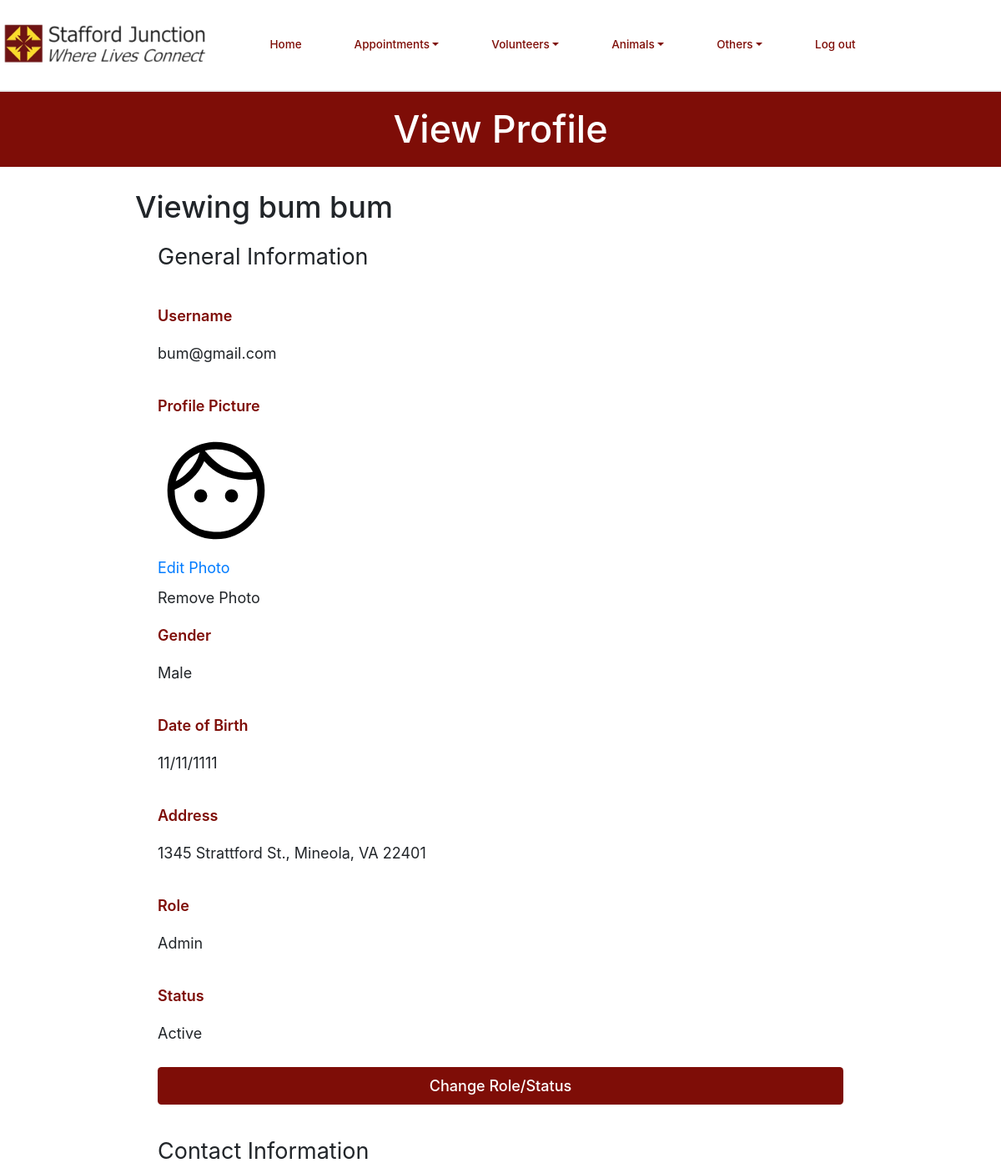
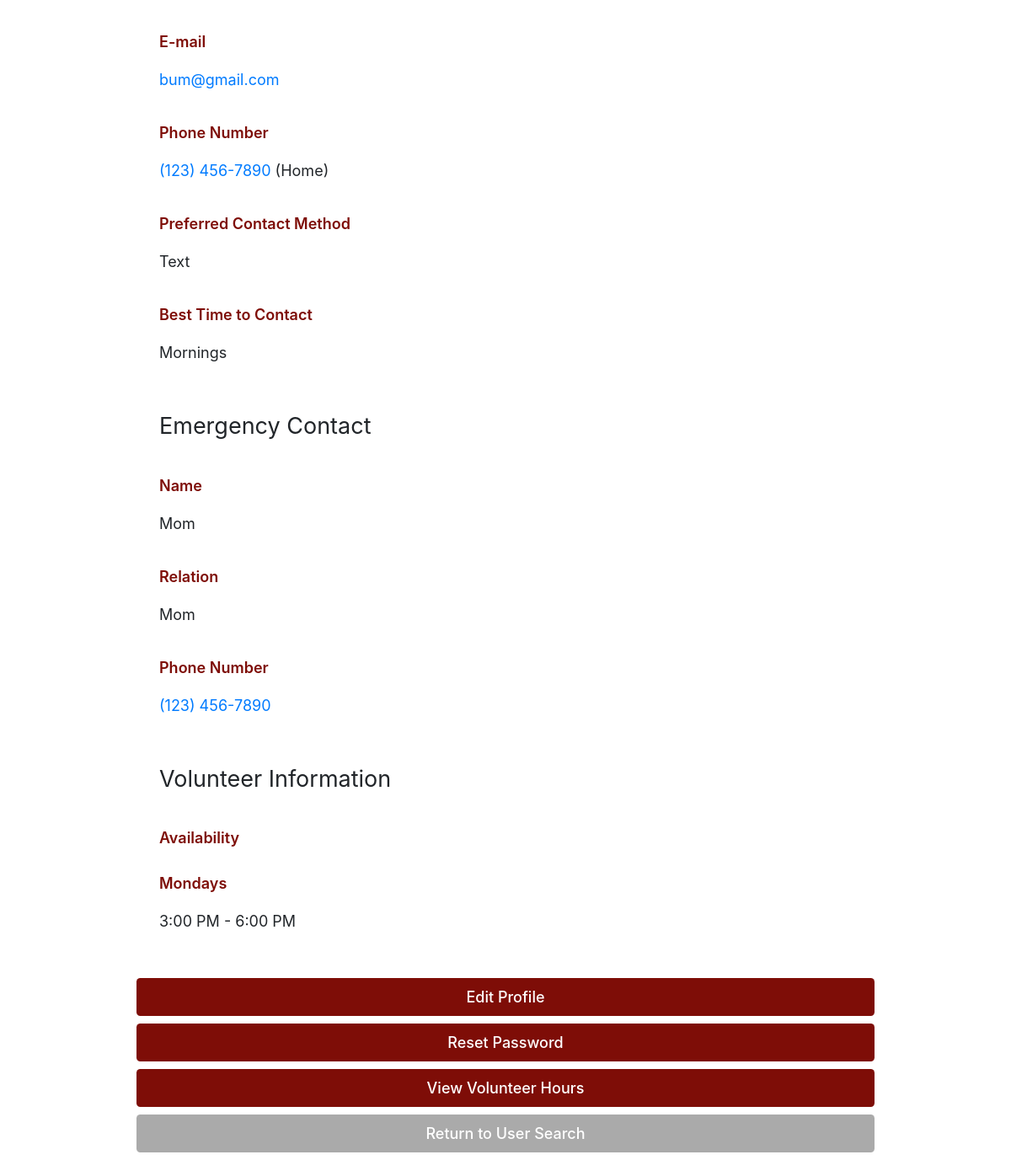
/viewProfile.php?id=bum@gmail.com (signed in), run on the app's committed database (2 pictures, top to bottom).
### tables this page shows
CREATE TABLE `dbPersons` (
  `id` varchar(256) NOT NULL,
  `start_date` text DEFAULT NULL,
  `venue` text DEFAULT NULL,
  `first_name` text NOT NULL,
  `last_name` text DEFAULT NULL,
  `address` text DEFAULT NULL,
  `city` text DEFAULT NULL,
  `state` varchar(2) DEFAULT NULL,
  `zip` text DEFAULT NULL,
  `phone1` varchar(12) NOT NULL,
  `phone1type` text DEFAULT NULL,
  `phone2` varchar(12) DEFAULT NULL,
  `phone2type` text DEFAULT NULL,
  `birthday` text DEFAULT NULL,
  `email` text DEFAULT NULL,
  `contact_name` text NOT NULL,
  `contact_num` varchar(12) NOT NULL,
  `relation` text NOT NULL,
  `contact_time` text NOT NULL,
  `cMethod` text DEFAULT NULL,
  `type` text DEFAULT NULL,
  `status` text DEFAULT NULL,
  `availability` text DEFAULT NULL,
  `schedule` text DEFAULT NULL,
  `hours` text DEFAULT NULL,
  `notes` text DEFAULT NULL,
  `password` text DEFAULT NULL,
  `sundays_start` char(5) DEFAULT NULL,
  `sundays_end` char(5) DEFAULT NULL,
  `mondays_start` char(5) DEFAULT NULL,
  `mondays_end` char(5) DEFAULT NULL,
  `tuesdays_start` char(5) DEFAULT NULL,
  `tuesdays_end` char(5) DEFAULT NULL,
  `wednesdays_start` char(5) DEFAULT NULL,
  `wednesdays_end` char(5) DEFAULT NULL,
  `thursdays_start` char(5) DEFAULT NULL,
  `thursdays_end` char(5) DEFAULT NULL,
  `fridays_start` char(5) DEFAULT NULL,
  `fridays_end` char(5) DEFAULT NULL,
  `saturdays_start` char(5) DEFAULT NULL,
  `saturdays_end` char(5) DEFAULT NULL,
  `profile_pic` text NOT NULL,
  `force_password_change` tinyint(1) NOT NULL,
  `gender` varchar(6) NOT NULL
);

### database/dbPersons.php (called while the page is built, shortened)
<?php
include_once(dirname(__FILE__).'/../domain/Person.php');
function retrieve_person($id) {
    $con=connect();
    $query = "SELECT * FROM dbPersons WHERE id = '" . $id . "'";
    $result = mysqli_query($con,$query);
    $result_row = mysqli_fetch_assoc($result);
    $thePerson = make_a_person($result_row);
    return $thePerson;
}
function make_a_person($result_row) {
    $thePerson = new Person(
                    $result_row['first_name'],
                    $result_row['last_name'],
                    $result_row['venue'],
                    $result_row['address'],
                    $result_row['city'],
                    $result_row['state'],
                    $result_row['zip'],
                    @$result_row['profile_pic'],
                    $result_row['phone1'],
                    $result_row['phone1type'],
                    $result_row['phone2'],
                    $result_row['phone2type'],
                    $result_row['email'],
                    $result_row['contact_name'],
                    $result_row['contact_num'],
                    $result_row['relation'],
                    $result_row['contact_time'],
                    $result_row['type'],
                    $result_row['status'],
                    $result_row['cMethod'],
                    $result_row['availability'],
                    $result_row['schedule'],
                    $result_row['hours'],
                    $result_row['birthday'],
                    $result_row['start_date'],
                    $result_row['notes'],
                    $result_row['password'],
                    $result_row['sundays_start'],
                    $result_row['sundays_end'],
                    $result_row['mondays_start'],
                    $result_row['mondays_end'],
                    $result_row['tuesdays_start'],
                    $result_row['tuesdays_end'],
                    $result_row['wednesdays_start'],
                    $result_row['wednesdays_end'],
                    $result_row['thursdays_start'],
                    $result_row['thursdays_end'],
                    $result_row['fridays_start'],
                    $result_row['fridays_end'],
                    $result_row['saturdays_start'],
                    $result_row['saturdays_end'],
                    $result_row['force_password_change'],
                    $result_row['gender']
                );
    return $thePerson;
}

### domain/Person.php (called while the page is built, shortened)
<?php
class Person {
	private $id;
	private $first_name;
	private $last_name;
	private $address;
	private $city;
	private $state;
	private $zip;
  	private $profile_pic;
	private $phone1;
	private $phone1type;
	private $birthday;
	private $email;
	private $contact_name;
	private $contact_num;
	private $relation;
	private $contact_time;
	private $cMethod;
	private $type;
	private $status;
	private $mondaysStart;
	private $mondaysEnd;
	private $gender;
	function __construct($f, $l, $v, $a, $c, $s, $z, $pp, $p1, $p1t, $p2, $p2t, $e,
			$cn, $cpn, $rel,
			$ct, $t, $st, $cntm,
			$av, $sch, $hrs, $bd, $sd,
			$notes, $pass,
			$suns, $sune, $mons, $mone, $tues, $tuee, $weds, $wede,
			$thus, $thue, $fris, $frie, $sats, $sate, $mcp, $gender) {
		$this->id = $e;
		$this->first_name = $f;
		$this->last_name = $l;
		$this->address = $a;
		$this->city = $c;
		$this->state = $s;
		$this->zip = $z;
    		$this->profile_pic = $pp;
		$this->phone1 = $p1;
		$this->phone1type = $p1t;
		$this->birthday = $bd;
		$this->email = $e;
		$this->contact_name = $cn;
		$this->contact_num = $cpn;
		$this->relation = $rel;
		$this->contact_time = $ct;
		$this->cMethod = $cntm;
		$this->type = $t !== "" ? explode(',', $t) : array();
		$this->status = $st;
		$this->mondaysStart = $mons;
		$this->mondaysEnd = $mone;
		$this->gender = $gender;
	}
	function get_id() {
		return $this->id;
	}
	function get_first_name() {
		return $this->first_name;
	}
	function get_last_name() {
		return $this->last_name;
	}
	function get_address() {
		return $this->address;
	}
	function get_city() {
		return $this->city;
	}
	function get_state() {
		return $this->state;
	}
	function get_zip() {
		return $this->zip;
	}
  function get_profile_pic() {
    return $this->profile_pic;
  }
	function get_phone1() {
		return $this->phone1;
	}
	function get_phone1type() {
		return $this->phone1type;
	}
	function get_birthday() {
		return $this->birthday;
	}
	function get_email() {
		return $this->email;
	}
	function get_contact_name() {
		return $this->contact_name;
	}
	function get_contact_num() {
		return $this->contact_num;
	}
	function get_relation() {
		return $this->relation;
	}
	function get_contact_time() {
		return $this->contact_time;
	}
	function get_cMethod() {
		return $this->cMethod;
	}
	function get_type() {
		return $this->type;
	}
	function get_status() {
		return $this->status;
	}
	function get_monday_availability_start() {
		return $this->mondaysStart;
	}
	function get_monday_availability_end() {
		return $this->mondaysEnd;
	}
	function get_gender() {
		return $this->gender;
	}
}

### include/output.php (called while the page is built, shortened)
<?php
    function hsc($input) {
        return htmlspecialchars($input);
    }
    function time24hTo12h($time) {
        $hour = substr($time, 0, 2);
        $minute = substr($time, 3, 2);
        $hour = intval($hour);
        if ($hour < 12) {
            if ($hour == 0) {
                $hour = 12;
            }
            return hsc($hour . ':' . $minute . ' AM');
        } else if ($hour > 12) {
            $hour -= 12;
        }
        return hsc($hour . ':' . $minute . ' PM');
    }
    function formatPhoneNumber($number) {
        $str = '(' . substr($number, 0, 3) . ') ' . substr($number, 3, 3) . '-' . substr($number, 6, 4);
        return hsc($str);
    }

### viewProfile.php (the view, shortened to what this page needs)
<?php
    $accessLevel = 0;
    $userID = null;
    $isAdmin = false;
    if (isset($_SESSION['_id'])) {
        $accessLevel = $_SESSION['access_level'];
        $isAdmin = $accessLevel >= 2;
        $userID = $_SESSION['_id'];
    } else {
        header('Location: login.php');
        die();
    }
    if ($isAdmin && isset($_GET['id'])) {
        $args = sanitize($_GET);
        $id = strtolower($args['id']);
    } else {
        $id = $userID;
    }
    require_once('database/dbPersons.php');
    $user = retrieve_person($id);
    $viewingOwnProfile = $id == $userID;
?>
<!DOCTYPE html>
<html>
    <head>
        <?php require_once('universal.inc') ?>
    </head>
    <body>
        <?php
            require_once('header.php');
            require_once('include/output.php');
        ?>
        <h1>View Profile</h1>
        <main class="general">
            <?php if ($viewingOwnProfile): ?>
                <h2>Your Profile</h2>
            <?php else: ?>
                <h2>Viewing <?php echo $user->get_first_name() . ' ' . $user->get_last_name() ?></h2>
            <?php endif ?>
            <fieldset>
                <legend>General Information</legend>
                <label>Username</label>
                <p><?php echo $user->get_id() ?></p>
                <label>Profile Picture</label>
                <img class="profile-pic" src="<?php
                    $profile_pic = $user -> get_profile_pic();
                    if ($profile_pic) {
                        echo $profile_pic;
                    } else {
                        echo 'images/default-profile-picture.svg';
                    }
                  ?>"width="140" height="140">
                <a id="edit-profile-picture" class="link-like">Edit Photo</a>
                <?php
                  echo '<a href="viewProfile.php?id='.$id.'&removePic=true" style="color:inherit">Remove Photo</a>'
                ?>
                <label>Gender</label>
                <p><?php echo $user->get_gender(); ?></p>
                <label>Date of Birth</label>
                <p><?php echo date('d/m/Y', strtotime($user->get_birthday())) ?></p>
                <label>Address</label>
                <p><?php echo $user->get_address() . ', ' . $user->get_city() . ', ' . $user->get_state() . ' ' . $user->get_zip() ?></p>
                <label>Role</label>
                <p><?php echo ucfirst($user->get_type()[0]) ?></p>
                <label>Status</label>
                <p><?php
                    $status = ucfirst($user->get_status());
                    $reason = $user->get_notes();
                    if ($status == "Inactive" && $reason) {
                        echo "Inactive (" . $reason . ")";
                    } else {
                        echo $status;
                    }
                ?></p>
                <?php if ($id != $userID && $accessLevel >= 2): ?>
                    <?php if ($accessLevel >= 3): ?>
                        <a href="modifyUserRole.php?id=<?php echo $id ?>" class="button">Change Role/Status</a>
                    <?php endif ?>
                <?php endif ?>
            </fieldset>
            <fieldset>
                <legend>Contact Information</legend>
                <label>E-mail</label>
                <p><a href="mailto:<?php echo $user->get_email() ?>"><?php echo $user->get_email() ?></a></p>
                <label>Phone Number</label>
                <p><a href="tel:<?php echo $user->get_phone1() ?>"><?php echo formatPhoneNumber($user->get_phone1()) ?></a> (<?php echo ucfirst($user->get_phone1type()) ?>)</p>
                <label>Preferred Contact Method</label>
                <p><?php echo ucfirst($user->get_cMethod()) ?></p>
                <label>Best Time to Contact</label>
                <p><?php echo ucfirst($user->get_contact_time()) ?></p>
            </fieldset>
            <fieldset>
                <legend>Emergency Contact</legend>
                <label>Name</label>
                <p><?php echo $user->get_contact_name() ?></p>
                <label>Relation</label>
                <p><?php echo $user->get_relation() ?></p>
                <label>Phone Number</label>
                <p><a href="tel:<?php echo $user->get_contact_num() ?>"><?php echo formatPhoneNumber($user->get_contact_num()) ?></a></p>
            </fieldset>
            <fieldset>
                <legend>Volunteer Information</legend>
                <label>Availability</label>
                <?php if ($user->get_monday_availability_start()): ?>
                    <label>Mondays</label>
                    <p><?php echo time24hTo12h($user->get_monday_availability_start()) . ' - ' . time24hTo12h($user->get_monday_availability_end()) ?></p>
                <?php endif ?>
            </fieldset>
            <a class="button" href="editProfile.php<?php if ($id != $userID) echo '?id=' . $id ?>">Edit Profile</a>
            <?php if ($id != $userID): ?>
                <?php if (($accessLevel == 2 && $user->get_access_level() == 1) || $accessLevel >= 3): ?>
                    <a class="button" href="resetPassword.php?id=<?php echo htmlspecialchars($_GET['id']) ?>">Reset Password</a>
                <?php endif ?>
                <a class="button" href="volunteerReport.php?id=<?php echo htmlspecialchars($_GET['id']) ?>">View Volunteer Hours</a>
                <a class="button cancel" href="personSearch.php">Return to User Search</a>
            <?php else: ?>
                <a class="button" href="changePassword.php">Change Password</a>
                <a class="button" href="volunteerReport.php">View Volunteer Hours</a>
                <a class="button cancel" href="index.php">Return to Dashboard</a>
            <?php endif ?>
        </main>
    </body>
</html>

### css/base.css (style rules this page uses)
html, body, header, main, footer, div, span, p, h1, h2, h3, h4, h5, h6, ul, ol, li, input, select, textarea, form, section, label, table, td, tr, th, form, fieldset, em, button, a { padding: 0; margin: 0; font-size: inherit; font-family: inherit; font-weight: inherit; text-decoration: none; font-style: normal; box-sizing: border-box; text-align: left; list-style-type: none; border-spacing: 0; }
:root { --page-background-color: #ffffff; --page-font-color: #7e0d07; --inactive-font-color: #d0d0d0; --inactive-background-color: #f0f0f0; --standout-background: #fafafa; --happy-toast-background-color: #7e0d07; --happy-toast-font-color: white; --info-toast-background-color: #7e0d07; --info-toast-font-color: white; --error-toast-background-color: #701a1a; --error-toast-font-color: white; --shadow-and-border-color: #e8e8e8; --main-color: #7e0d07; --accent-color: #fcdd2b; --secondary-accent-color: #ffffff; --calendar-event-color: #fcdd2b; --calendar-event-color-hover: var(--main-color); --calendar-today-border: 2px solid var(--secondary-accent-color); --button-font-color: white; --button-padding: 0.5rem 1.5rem; --button-border-radius: 0.25rem; --standard-border: 1px solid #000000; --light-border: 1px solid var(--shadow-and-border-color); --text-field-border: 2px solid #e8e8e8; --cancel-button-background-color: #aaa; --error-color: red; font-size: 18px; font-family: Montserrat; font-weight: 300; }
body { background-color: var(--page-background-color); color: var(--page-font-color); font-family: Montserrat; }
main:not(.login):not(.calendar-view):not(.dashboard) { padding: 1rem; }
input[type="submit"], button, .button { color: var(--button-font-color); background-color: var(--main-color); padding: var(--button-padding); border: none; border-radius: var(--button-border-radius); font-weight: 500; width: 100%; transition: background-color 0.3s; cursor: pointer; text-align: center; }
label { color: var(--main-color); font-weight: 600; width: 100%; text-align: left; }
h1 { font-size: 1.5rem; font-weight: 500; margin-bottom: 2rem; background-color: var(--main-color); color: var(--page-background-color); width: 100%; text-align: center; padding: 1rem; }
h2 { font-size: 1.5rem; font-weight: 500; }
.button { display: inline-block; }
button.cancel, a.cancel { background-color: var(--cancel-button-background-color); }
main.general, form.general { margin: 1rem; display: flex; flex-direction: column; gap: 0.5rem; }
main.general fieldset { padding: 1.5rem; display: flex; gap: 0.5rem; flex-direction: column; }
main.general fieldset > label:not(:first-of-type) { margin-top: 0.5rem; }
@media only screen and (min-width: 1024px) { main.general, form.general { margin: 0rem 8rem 4rem 8rem; } }
img.profile-pic { object-fit: cover; }
.link-like { cursor: pointer; }

### data on the page
dbpersons: first_name "bum", last_name "bum", id "bum@gmail.com", gender "Male", birthday "11/11/1111", address "1345 Strattford St.", city "Mineola", state "VA", zip "22401", status "Active", email "bum@gmail.com", phone1 "(123) 456-7890", phone1type "Home", cMethod "Text", contact_time "Mornings", contact_name "Mom", relation "Mom", contact_num "(123) 456-7890", mondays_start "3:00 PM", mondays_end "6:00 PM"

### other printed values
$user->get_type()[0] "Admin"
